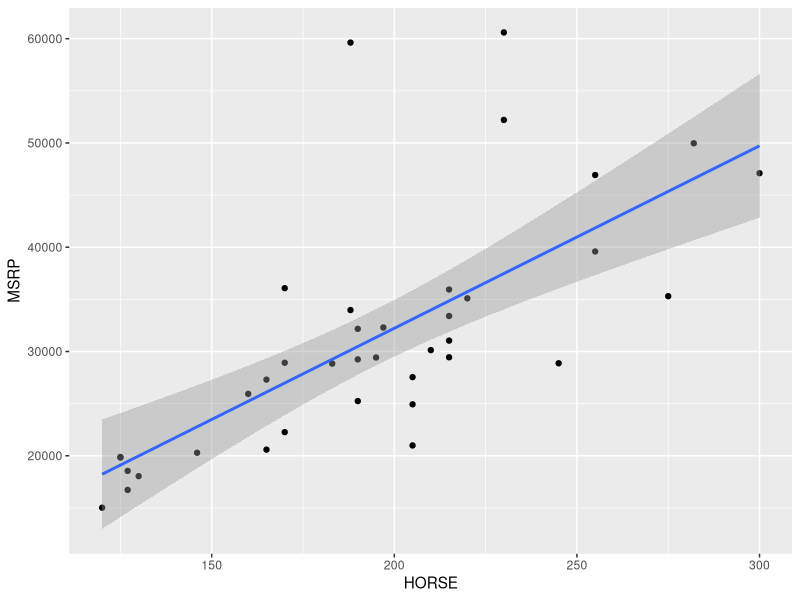

This chart was generated by the following R code:
# 2.1 **********************************************************************
y <- c(10.5, 9.75, 10, 12.25, 8)
x <- c(13, 12, 12, 14, 10)

# reg slope
b <- sum((x-mean(x)) * (y-mean(y))) / sum((x-mean(x))^2)

# reg intercept
a <- mean(y) - b*mean(x)
(m<-lm(y~x))

# 2.2 **********************************************************************
# predict salary of mark mcgwire
orig_bb <- read.table('data/bball.txt', header=TRUE, sep='\t')
x <- orig_bb$YEARS
y <- orig_bb$SALARY
b <- sum((x-mean(x)) * (y-mean(y))) / sum((x-mean(x))^2)
a <- mean(y) - b*mean(x)
red_roid <- orig_bb[grep('McGwire', orig_bb$PLAYER), ]
# estimated salary from reg
y_est <- b * red_roid$YEARS + a
e <- red_roid$SALARY - y_est

# 2.3 **********************************************************************
# SUV regression
orig_suv <- read.table('data/SUV.txt', header=TRUE, sep='\t')
x <- orig_suv$HORSE
y <- orig_suv$MSRP

# reg slope
b <- sum((x-mean(x)) * (y-mean(y))) / sum((x-mean(x))^2)
a <- mean(y) - b*mean(x)
(lm(y~x))
require(ggplot2)
ggplot(orig_suv, aes(HORSE, MSRP)) + geom_point() + geom_smooth(method=lm)
